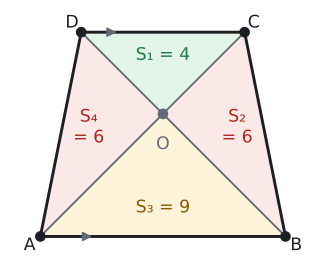

Here is the Python script that generated this plot:
# Örnek 4: |AB| = 6, |DC| = 4, h = 5; köşegenler O'da kesişir.
# S1 = A(DOC) = 4, S2 = A(COB) = 6, S3 = A(BOA) = 9, S4 = A(AOD) = 6; toplam 25.
import sys; sys.path.insert(0, "tools")
from cizim import *

S = 1.0  # ölçek: yazı ve işaret boşlukları bu birimle çarpılır
P = lambda x, y: np.array([float(x), float(y)])
uz = lambda U, V: round(float(np.linalg.norm(U - V)), 4)
def alan(*K):
    x = [k[0] for k in K]; y = [k[1] for k in K]
    return round(abs(sum(x[i] * y[i - 1] - x[i - 1] * y[i] for i in range(len(K)))) / 2, 4)
def kesis(p, u, q, v):
    t = np.linalg.solve(np.array([u, -v]).T, q - p); return p + t[0] * u
def paralel_isareti(U, V, renk=SOLUK, k=0.18, f=0.5):
    M = U + f * (V - U); t = (V - U) / np.linalg.norm(V - U)
    ax.annotate("", xy=M + k * S * t, xytext=M - k * S * t, arrowprops=dict(arrowstyle="-|>", color=renk, lw=1.4, mutation_scale=14))
def cetik(U, V, n=1, renk=SOLUK, L=0.16):
    M = (U + V) / 2; t = (V - U) / np.linalg.norm(V - U); m = np.array([-t[1], t[0]])
    for i in range(n):
        c = M + (i - (n - 1) / 2) * 0.13 * S * t
        ax.plot(*zip(c - L * S * m, c + L * S * m), color=renk, lw=1.5)
def olcu(U, V, metin, d=0.3, renk=YAZI, fs=13):
    """[UV] parçasının ortasına, U->V yönünün soluna d kadar uzağa yazı (d < 0: sağına)."""
    M = (U + V) / 2; t = (V - U) / np.linalg.norm(V - U); m = np.array([-t[1], t[0]])
    ax.text(*(M + d * S * m), metin, ha="center", va="center", color=renk, fontsize=fs)
def dik_isareti(K, U, V, r=0.28):
    a_ = (U - K) / np.linalg.norm(U - K) * r * S; b_ = (V - K) / np.linalg.norm(V - K) * r * S
    ax.plot(*zip(K + a_, K + a_ + b_, K + b_), color=SOLUK, lw=1.3)
def boya(*K, renk=MAVI_ACIK):
    ax.add_patch(patches.Polygon(np.array(K), closed=True, facecolor=renk, edgecolor="none", zorder=0))
def ortasi(*K):
    return sum(K) / len(K)
def ad(K, metin, dx, dy, renk=YAZI):
    ax.text(K[0] + dx * S, K[1] + dy * S, metin, ha="center", va="center", color=renk, fontsize=13)
def yamuk(A, B, C, D, fa=0.5, fd=0.5):
    ax.plot(*zip(A, B, C, D, A), color=YAZI, zorder=3)
    paralel_isareti(A, B, f=fa); paralel_isareti(D, C, f=fd)
    for Q in (A, B, C, D): nokta(ax, *Q, "")
def cerceve(xmin, xmax, ymin, ymax, en=6.0):
    fig, ax = sekil(en, en * (ymax - ymin) / (xmax - xmin))
    ax.set_aspect("equal"); ax.axis("off")
    ax.set_xlim(xmin, xmax); ax.set_ylim(ymin, ymax)
    return fig, ax

A, B, C, D = P(0, 0), P(6, 0), P(5, 5), P(1, 5)
O = kesis(A, C - A, B, D - B)
print("O", O, "S1", alan(D, O, C), "S2", alan(C, O, B), "S3", alan(B, O, A), "S4", alan(A, O, D))
S = 0.75
fig, ax = cerceve(-0.8, 6.8, -0.6, 5.6, en=4.2)
boya(D, O, C, renk=YESIL_ACIK); boya(A, O, B, renk=SARI_ACIK)
boya(C, O, B, renk=KIRMIZI_ACIK); boya(A, O, D, renk=KIRMIZI_ACIK)
ax.plot(*zip(A, C), color=SOLUK, lw=1.4); ax.plot(*zip(B, D), color=SOLUK, lw=1.4)
yamuk(A, B, C, D, fa=0.2, fd=0.2)
nokta(ax, *O, "", renk=SOLUK)
ad(A, "A", -0.35, -0.3); ad(B, "B", 0.35, -0.3); ad(C, "C", 0.3, 0.3); ad(D, "D", -0.3, 0.3)
ad(O, "O", 0, -1.0, renk=SOLUK)
ax.text(*ortasi(D, O, C) + P(0, 0.1), "S₁ = 4", ha="center", va="center", color=YESIL, fontsize=13)
ax.text(*ortasi(A, O, B) + P(0, -0.3), "S₃ = 9", ha="center", va="center", color=SARI, fontsize=13)
ax.text(*ortasi(C, O, B) + P(0.15, 0), "S₂\n= 6", ha="center", va="center", color=KIRMIZI, fontsize=13)
ax.text(*ortasi(A, O, D) + P(-0.15, 0), "S₄\n= 6", ha="center", va="center", color=KIRMIZI, fontsize=13)
kaydet(fig, __file__)
